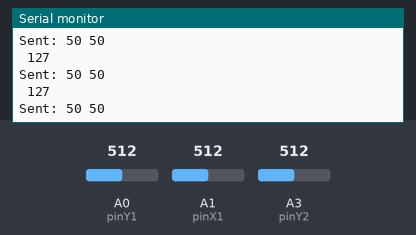
Recording of a sketch running on a simulated Arduino Uno, built with avr-gcc and run on an emulated ATmega328P. On the bench: the last lines printed to the serial monitor. Inputs (shaded band) come from the test bench; at power-on: A3 (pinY2) = 512, A0 (pinY1) = 512, A1 (pinX1) = 512. No radio packets arrive unless stated.

Above: at 7.2 s.
7.3 s: A3 (pinY2) set to 419
At 8.0 s:
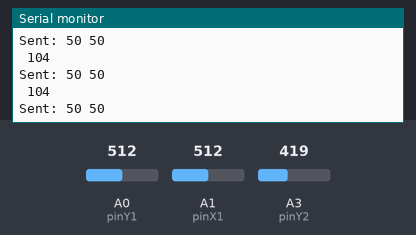
8.8 s: A3 (pinY2) set to 391
At 9.4 s:
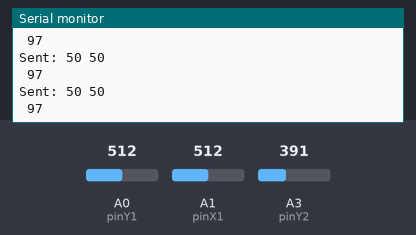
Timing chart, 0 to 11.8 s (numbered marks = the images above; inputs shaded):
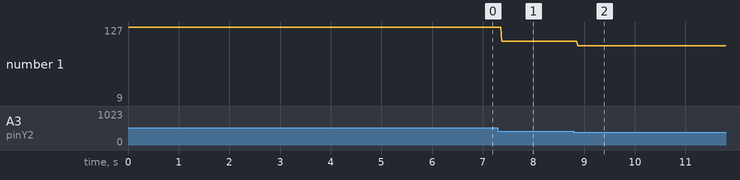

The sketch:

TX.ino
```cpp
#define pinX1 A1       // ось X джойстика1
#define pinY1 A0       // ось Y джойстика1
//#define pinX1 A3       // ось X джойстика2
#define pinY2 A3       // ось Y джойстика2
#include <SPI.h>          // библиотека для работы с шиной SPI
#include "nRF24L01.h"     // библиотека радиомодуля
#include "RF24.h"         // ещё библиотека радиомодуля

RF24 radio(9, 10); // "создать" модуль на пинах 9 и 10 Для Уно
//RF24 radio(9,53); // для Меги

byte address[][6] = {"1Node", "2Node", "3Node", "4Node", "5Node", "6Node"}; //возможные номера труб

void setup() {
  pinMode(pinX1, INPUT); // указываем пин для джойстика
  pinMode(pinY1, INPUT);
  //pinMode(pinX2, INPUT);
  pinMode(pinY2, INPUT);
  Serial.begin(9600);         // открываем порт для связи с ПК

  radio.begin();              // активировать модуль
  radio.setAutoAck(1);        // режим подтверждения приёма, 1 вкл 0 выкл
  radio.setRetries(1, 15);    // (время между попыткой достучаться, число попыток)
  radio.enableAckPayload();   // разрешить отсылку данных в ответ на входящий сигнал
  radio.setPayloadSize(32);   // размер пакета, в байтах

  radio.openWritingPipe(address[0]);  // мы - труба 0, открываем канал для передачи данных
  radio.setChannel(0x70);             // выбираем канал (в котором нет шумов!)

  radio.setPALevel (RF24_PA_MIN);   // уровень мощности передатчика. На выбор RF24_PA_MIN, RF24_PA_LOW, RF24_PA_HIGH, RF24_PA_MAX
  radio.setDataRate (RF24_1MBPS); // скорость обмена. На выбор RF24_2MBPS, RF24_1MBPS, RF24_250KBPS
  //должна быть одинакова на приёмнике и передатчике
  //при самой низкой скорости имеем самую высокую чувствительность и дальность

  radio.powerUp();        // начать работу
  radio.stopListening();  // не слушаем радиоэфир, мы передатчик
}

void loop() {
  int X1 = analogRead(pinX1);      // считываем значение оси X
  int Y1 = analogRead(pinY1);      // считываем значение оси Y
  int Y2 = analogRead(pinY2);

  X1 = map(X1, 0, 1023, 0, 100); // переводим значение X в новый диапазон
  Y1 = map(Y1, 0, 1023, 0, 100);  // переводим значение Y в новый диапазон
  Y2 = map(Y2, 0, 1023, 0, 255);
  int transmit_data[3] = {X1, Y1, Y2};
  Serial.print("Sent: ");
  Serial.print(transmit_data[0]);
  Serial.print(" ");
  Serial.println(transmit_data[1]);
  Serial.print(" ");
  Serial.println(transmit_data[2]);
  radio.write(&transmit_data, sizeof(transmit_data));
  delay(10);
}
```

Measured:
- the behaviour switches between 402 and 401 on A3 (pinY2) (found by bisection; images 1 and 2)
- after the input at 7.3 s, the serial monitor: prints a new line after 0.07 s (image 1)
- after the input at 8.8 s, the serial monitor: prints a new line after 0.07 s (image 2)
- plotted number 1: 127 → 104 after the input at 7.3 s, 104 → 9 after the input at 8.8 s
